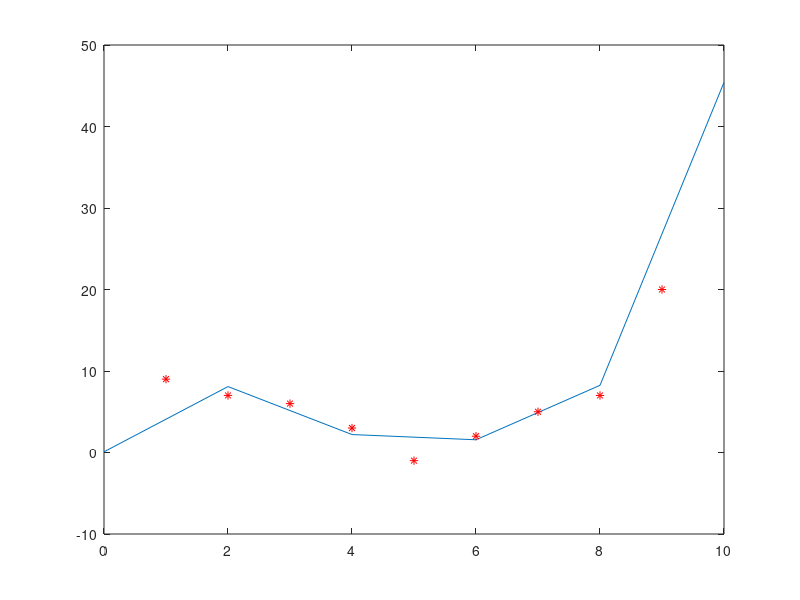

This chart was generated by the following MATLAB code:
x = [1 2 3 4 5 6 7 8 9];
y = [9 7 6 3 -1 2 5 7 20];
p = polyfit(x, y, 5);
xi =0:2:10;
yi = polyval(p, xi);
plot(xi,yi,x,y,'r*');
% x = [1 2 3 4 5 6 7 8 9];
% y = [9 7 6 3 -1 2 5 7 20];
% plot(x, y, 'r*');

